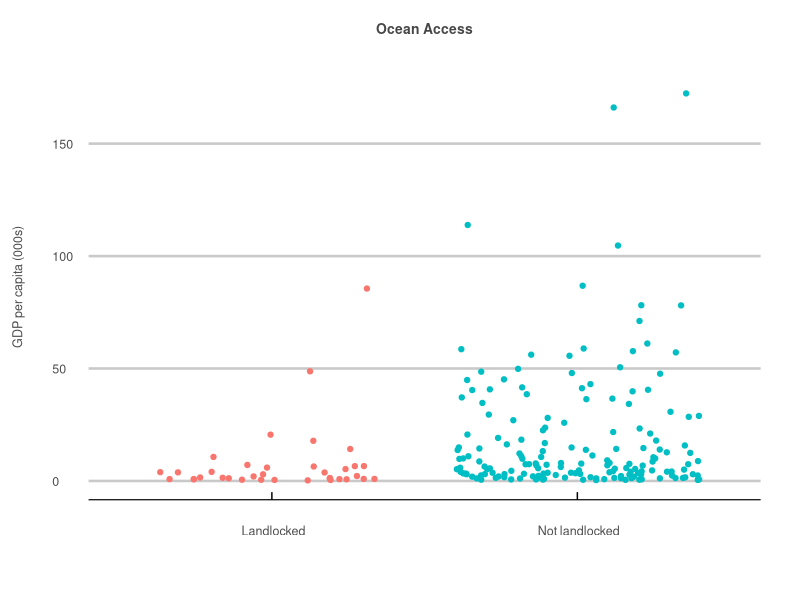
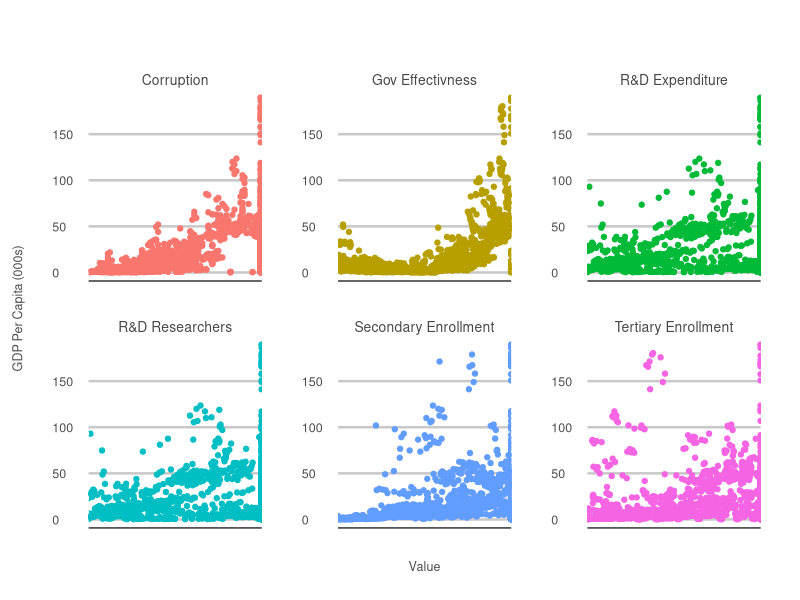
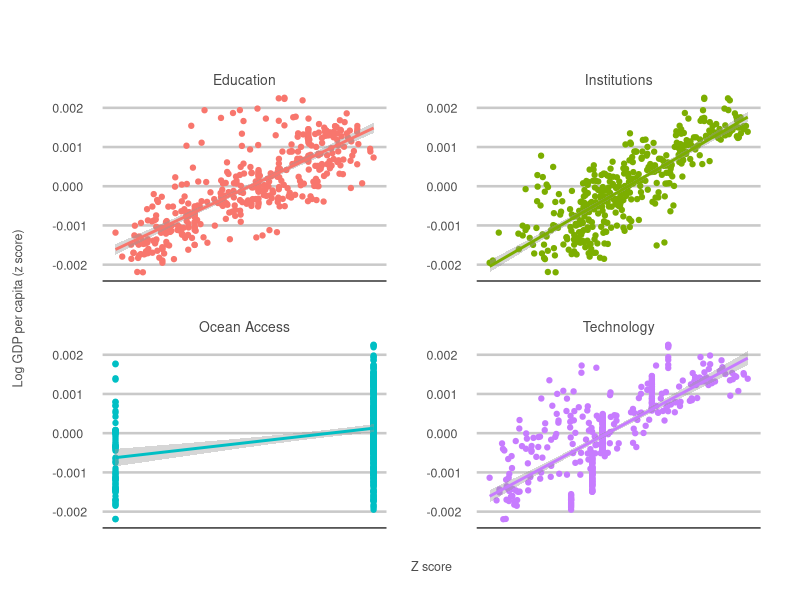
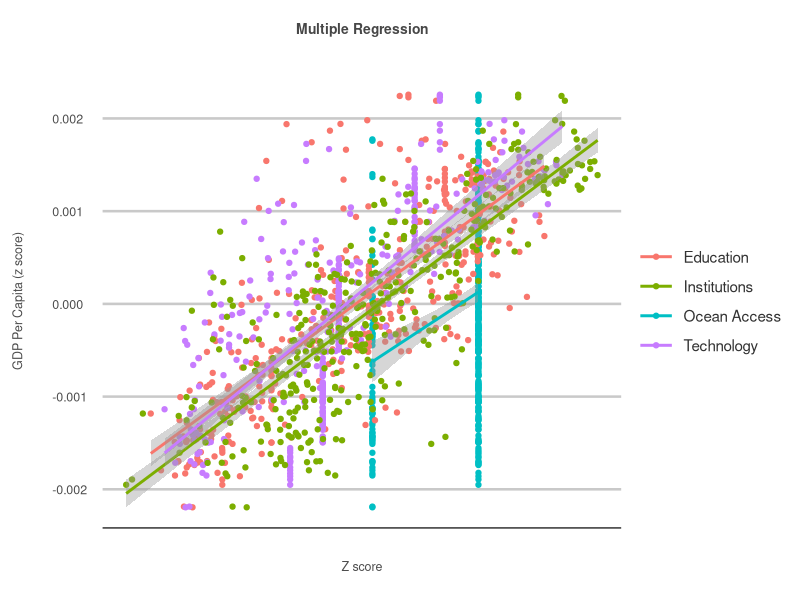

Write the R code that produced these figures, in order.
## ---- chunk 1
knitr::opts_chunk$set(echo = TRUE)
library(dplyr)
library(tidyverse)
library(ggplot2)
library(ggthemes)
library(jsonlite)
library(readxl)
library(stringr)

# gets the average NA adjusted average value for a column.   
get_avg <- function(var) {
  avg <- sum(var[!is.na(var)])/length(var[!is.na(var)])
  return(avg)
}

# creates a histogram. 
make_histogram <- function(variable) {
  histogram <- merged_data_frame %>%
    gather(key=measure, value = value, -c(1,2)) %>%
    filter(measure %in% variable) %>%
    mutate(value = as.numeric(value)) %>%
    ggplot(aes(x=value, fill=measure)) +
    geom_histogram(alpha=0.6,
                   position="identity",
                   bins=20) +
    facet_wrap(~measure,
               scales="free",
               ncol=2) +
    ggtitle("Histogram") +
    my_theme
  return(histogram)
}

# creates a qqplot.  
make_qqplot <- function(variable) {
  qqplot <- merged_data_frame %>%
    gather(key = measure, value = value, -c(1,2)) %>%
    filter(measure %in% variable) %>%
    mutate(value = as.numeric(value)) %>%
    ggplot(aes(sample=value, col=measure)) +
    geom_qq(position="identity") +
    geom_qq_line(position="identity") +
    facet_wrap(~measure,
               scales="free",
               ncol=2) +
    ggtitle("QQplot") +
    my_theme
  return(qqplot)
}

# creates a jitter plot. 
make_jitter_plot <- function(data, x, y) {
  scatter <- data %>%
    ggplot(aes(x=x,
               y=y,
               color = x)) +
    geom_jitter() +
    ggtitle("") +
    xlab("") +
    ylab("GDP Per Capita") +
    my_theme
  return(scatter)
}

# creates a multiple variable scatter plot. 
make_scatter_plot <- function(data, x, y, exclude_cols=NULL, ncol=3) {
  scatter <- data %>%
    gather(key = measure, value = value, -c(exclude_cols,
                                            y)) %>%
    filter(measure %in% x) %>%
    mutate(measure = str_to_title(str_replace_all(measure, "_", " "))) %>%
    mutate(measure = str_to_title(str_replace_all(measure, "Rd", "R&D"))) %>%
    ggplot(aes(x=value,
               y=(eval(parse(text=y))/10^3),
               col=measure)) +
    geom_point() +
    geom_smooth(method='lm', 
                formula=y~x) +
    ggtitle("") +
    facet_wrap(~measure,
               ncol=ncol,
               scales="free") +
    xlab("") +
    ylab("GDP Per Capita (000s)") +
    my_theme +
    theme(axis.ticks.x = element_blank(),
          axis.text.x = element_blank())
  return(scatter)
}

# my personal plot theme for data visualizations. 
my_theme <- theme_economist_white(gray_bg = FALSE) +
  theme(plot.title = element_text(hjust = 0.5,
                                  vjust = 10,
                                  size = 10,
                                  color = "#474747"),
        plot.margin = unit(c(1.5, 1, 1.5, 1), "cm"),
        axis.text = element_text(size = 9,
                                 color = "gray30"),
        axis.text.x=element_text(vjust = -2.5),
        axis.title.x = element_text(size = 9,
                                    color = "gray30",
                                    vjust = -10),
        axis.title.y = element_text(size = 9,
                                    color = "gray30",
                                    vjust = 10),
        legend.direction = "vertical", 
        legend.position = "right",
        legend.title = element_blank(),
        legend.text = element_text(size = 11,
                                   color = "gray20"),
        legend.margin=margin(1, -15, 1, 0),
        legend.spacing.x = unit(0.25, "cm"),
        legend.key.size = unit(1, "cm"), 
        legend.key.height = unit(0.75, "cm"),
        strip.text = element_text(hjust = 0.5,
                                  vjust = 1,
                                  size = 10,
                                  color = "#474747"),
        panel.spacing = unit(2, "lines"))

# sets the working directory. 
setwd("C://Users//HUAWEI//Desktop//Projects//Cast-Away//Data")

# reads in the merged data data frame. 
merged_data_frame <- read_csv("merged_data_frame.csv") %>%
  mutate(gov_effectivness = as.numeric(gov_effectivness))

# lists the landlocked countries in our sample. 
landlocked <- c("Afghanistan",
                "Armenia",
                "Austria",
                "Azerbaijan",
                "Burundi",
                "Burkina Faso",
                "Belarus",
                "Bolivia",
                "Botswana",
                "Central African Republic",
                "Switzerland",
                "Czech Republic",
                "Hungary",
                "Kazakhstan",
                "Kyrgyz Republic",
                "Lao PDR",
                "Lesotho",
                "North Macedonia",
                "Mali",
                "Mongolia",
                "Malawi",
                "Niger",
                "Nepal",
                "Rwanda",
                "Serbia",
                "South Sudan",
                "Slovak Republic",
                "Eswatini",
                "Chad",
                "Tajikistan",
                "Turkmenistan",
                "Uganda",
                "Uzbekistan",
                "Kosovo",
                "Zambia",
                "Zimbabwe")

# creates an ocean access variable for non-landlocked countries. 
ocean_access <- list() 
for(i in 1:length(unique(merged_data_frame$country))) {
  ocean_access[[i]] <- if(!unique(merged_data_frame$country)[i] %in% landlocked) 1 else 0
}
ocean_access <- tibble(country = unique(merged_data_frame$country),
                       ocean_access = unlist(ocean_access))

# creates groups of variables to be used in transformations. 
groupby <- c("country", "decade_half")
ed_vars <- c("tertiary_enrollment", "secondary_enrollment")
sci_vars <- c("rd_expenditure", "rd_researchers")
inst_vars <- c("corruption", "gov_effectivness")
all_vars <- c(ed_vars, sci_vars, inst_vars)

## ---- chunk 2

# makes a jitter plot of gdp per capita verses ocean 
# access and checks for correlation. 
raw_data <- merged_data_frame %>%
  group_by(country) %>%
  summarise(gdp = get_avg(gdp_per_capita)/10^3) %>% 
  left_join(ocean_access) %>%
  mutate(ocean_access = as.factor(ocean_access))

levels(raw_data$ocean_access) <- c(" Landlocked", " Not landlocked")

make_jitter_plot(data=raw_data, x=raw_data$ocean_access, y=raw_data$gdp) +
  ggtitle("Ocean Access") +
  ylab("GDP per capita (000s)") +
  theme(legend.position = "none")

# checks the relationship . 
fit <- summary(lm(gdp ~ ocean_access, raw_data))
fit$coefficients


## ---- chunk 3

# creates a scatter plot to visualize the relationship 
# between all the variables and gdp per capita. 
make_scatter_plot(data=merged_data_frame, 
                  x=all_vars, 
                  y="gdp_per_capita",
                  exclude_cols=c("country", "year")) +
  ggtitle("") +
  xlab("Value") +
  theme(legend.position = "none")

## ---- chunk 4

# sets the working directory. 
setwd("C://Users//HUAWEI//Desktop//Projects//Cast-Away//Data")

# opens the clean data frame. 
clean_variables_table <- read_csv("clean_variables_table.csv")

# creates a list of the indexed control measures. 
measures <- c("ocean_access", "education", "technology", "institutions")

# creates a scatter plot to visualize the relationship 
# between the adjusted control measures and gdp per capita. 
make_scatter_plot(data=clean_variables_table, 
                  x=measures, 
                  y="gdp_per_capita",
                  exclude_cols=c("country", "decade_half"),
                  ncol=2) +
  ggtitle("") +
  ylab("Log GDP per capita (z score)") +
  xlab("Z score") +
  theme(legend.position = "none")

## ---- chunk 5

# visualizes the regression analysis. 
clean_variables_table %>%
  gather(key = measure, value = value, -c("country",
                                          "decade_half",
                                          "gdp_per_capita")) %>%
  mutate(measure = str_to_title(str_replace_all(measure, "_", " "))) %>%
  ggplot(aes(x=value,
             y=gdp_per_capita/10^3,
             col=measure)) +
  geom_point() +
  geom_smooth(method='lm', 
              formula=y~x) +
  ggtitle("Multiple Regression") +
  xlab("Z score") +
  ylab("GDP Per Capita (z score)") +
  my_theme +
  theme(axis.ticks.x = element_blank(),
        axis.text.x = element_blank()) +
  guides(color=guide_legend(override.aes=list(fill=NA)))

# creates the variable for the regression analysis. 
y <- clean_variables_table$gdp_per_capita
ocean_access <- clean_variables_table$ocean_access
education <- clean_variables_table$education
technology <- clean_variables_table$technology
institutions <- clean_variables_table$institutions

# fits the regression model. 
fit <- lm(y~ocean_access+education+technology+institutions)
summary(fit)

## ---- chunk 6

# checks if any the data's country names appear as parts 
# of those in the TI list.  
get_data_non_idenitcal <- function(data, object) {
  scores <- list()
  for(i in 1:length(object)) {
    scores[[i]] <- if(mean(str_detect(object[i], data))>0) TRUE else FALSE
  }
  return(object[unlist(scores)])
}

## ---- chunk 7

# creates new data for each country in the 
# non identical list given.
create_country_data <- function(year, countries) {
  country_data <- list()
  for(i in 1:length(unique(countries))) {
    country_data[[i]] <- tibble(country = countries[i],
                                year = year,
                                col = NA)
  }
  return(rbind_pages(country_data))
}

## ---- chunk 8

# checks for countries where most of the values are NA.  
check_na_values <- list()
for(i in 1:length(merged_data_frame$country)) {
  check_na_values[[i]] <- sum(is.na(merged_data_frame[i,4:ncol(merged_data_frame)]))>=ncol(merged_data_frame)-4
}
view(merged_data_frame[unlist(check_na_values),])

## ---- chunk 9

# lists the landlocked countries in our sample. 
landlocked <- c("Afghanistan",
                "Armenia",
                "Austria",
                "...",
                "Zambia",
                "Zimbabwe")

# creates an ocean access variable for non-landlocked countries. 
ocean_access <- list() 
for(i in 1:length(unique(merged_data_frame$country))) {
  ocean_access[[i]] <- if(!unique(merged_data_frame$country)[i] %in% landlocked) 1 else 0
}
ocean_access <- tibble(country = unique(merged_data_frame$country),
                       ocean_access = unlist(ocean_access))

## ---- chunk 10

# transforms gdp per capita into its log values. 
merged_data_frame$log_gdp_per_capita <- log(merged_data_frame$gdp_per_capita)

## ---- chunk 11

# creates a histogram. 
make_histogram <- function(variable) {
  histogram <- merged_data_frame %>%
    gather(key=measure, value = value, -c(1,2)) %>%
    filter(measure %in% variable) %>%
    mutate(value = as.numeric(value)) %>%
    ggplot(aes(x=value, fill=measure)) +
    geom_histogram(alpha=0.6,
                   position="identity",
                   bins=20) +
    facet_wrap(~measure,
               scales="free",
               ncol=2) +
    ggtitle("Histogram") +
    my_theme
  return(histogram)
}

# creates a qqplot.  
make_qqplot <- function(variable) {
  qqplot <- merged_data_frame %>%
    gather(key = measure, value = value, -c(1,2)) %>%
    filter(measure %in% variable) %>%
    mutate(value = as.numeric(value)) %>%
    ggplot(aes(sample=value, col=measure)) +
    geom_qq(position="identity") +
    geom_qq_line(position="identity") +
    facet_wrap(~measure,
               scales="free",
               ncol=2) +
    ggtitle("QQplot") +
    my_theme
  return(qqplot)
}

## ---- chunk 12

# transforms the variables. 
merged_data_frame$secondary_enrollment <- merged_data_frame$secondary_enrollment**(1/0.355)
merged_data_frame$tertiary_enrollment <- merged_data_frame$tertiary_enrollment**(1/2)

## ---- chunk 13

# gets the z scores for each data distribution given. 
get_z_scores <- function(data) {
  mean <- mean(data[!is.na(data)])
  sigma <- sd(data[!is.na(data)])
  z_scores <- list()
  for(i in 1:length(data)) {
    z_scores[i] <- if(is.na(data[i])) NA else (data[i] - mean) / sigma
  }
  return(unlist(z_scores))
}

## ---- chunk 14

# checks for outliers of over 3 standard deviations. 
check_outliers <- function(vars) {
  outliers <- list()
  for(i in 1:length(vars)) {
    outliers[[i]] <- sum(abs(!is.na(merged_data_frame[,vars][i]))>3)
    print(paste0(outliers[[i]], " --- ", vars[i], " outliers"))
  }
}

## ---- chunk 15

# creates a tidy data frame of the z scores for 2 variables. 
get_tidy_z_scores <- function(vars) {
  df <- merged_data_frame[,c(groupby, vars)] %>%
    group_by(country, decade_half) %>%
    summarise(var_1 = get_avg(eval(parse(text=vars[1]))),
              var_2 = get_avg(eval(parse(text=vars[2]))))
  colnames(df) <- c(groupby,vars)
  final_df <- df %>%
    gather(key = measure, value = value, -c(1,2))
  return(final_df)
}

# gets the average z score for 2 variables. 
get_avg_z_scores <- function(z_scores) {
  df <- eval(parse(text=z_scores)) %>%
    group_by(country, decade_half) %>%
    summarise(col=sum(value[!is.na(value)]/length(value[!is.na(value)])))
  colnames(df)[3] <- z_scores
  return(df)
}

## ---- chunk 16

# imputes missing values by taking the average for 
# countries with a similar gdp per capita. 
fill_NAs <- function(measure, vars) {
  impute_values <- final_df %>%
    mutate(gdp_per_capita = round(gdp_per_capita)) %>%
    group_by(gdp_per_capita) %>%
    summarise(avg = mean(eval(parse(text=measure))))
  NAs <- final_df[final_df[,measure]==0,]
  imputations <- list()
  for(i in 1:nrow(NAs)) {
    imputations[[i]] <- impute_values$avg[which(impute_values["gdp_per_capita"] == round(NAs$gdp_per_capita[i]))]
  }
  final_df[pull(final_df[measure])==0,][measure] <- unlist(imputations)
  return(final_df)
}

## ---- chunk 17

# creates the variables for the regression analysis. 
y <- clean_variables_table$gdp_per_capita
ocean_access <- clean_variables_table$ocean_access
education <- clean_variables_table$education
technology <- clean_variables_table$technology
institutions <- clean_variables_table$institutions

# fits the regression model. 
fit <- lm(y~ocean_access+education+technology+institutions)

